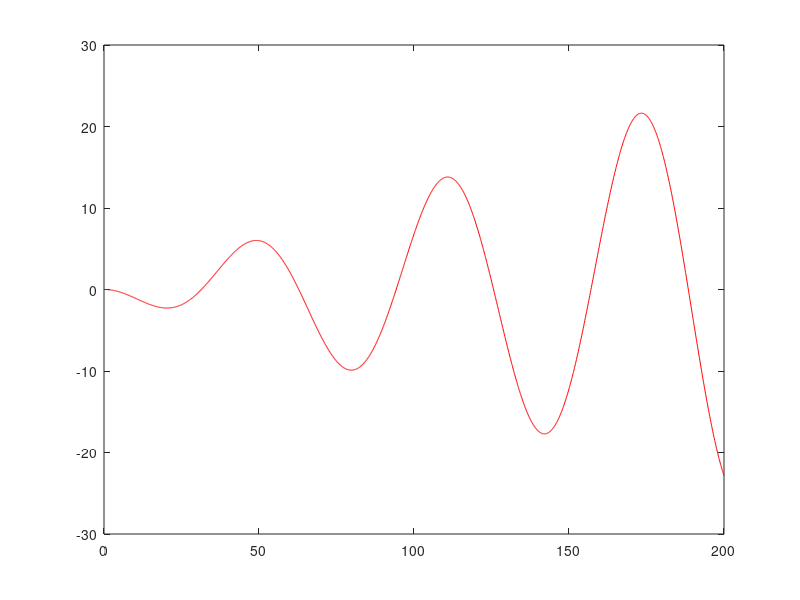

This figure's MATLAB source: (Note: this script raises an error after producing the figure.)
clc
clear all

Kp = 1.0 ; 
dt = 0.1  ;% [s]
Length = 2.9 ;% [m] wheel base of vehicle
Nx=3;%状态量的个数
Nu =2;%控制量的个数
Np =60;%预测步长
Nc=30;%控制步长
Row=10;%松弛因子
Q=100*eye(Nx*Np,Nx*Np);    
R=1*eye(Nc*Nu);
    
max_steer =60 * pi/180; % in rad
target_v =30.0 / 3.6;

cx = 0:0.1:200; % sampling interception from 0 to 100, with step 0.1
for i = 1:500% here we create a original reference line, which the vehicle should always follow when there is no obstacles;
    cy(i) = -sin(cx(i)/10)*cx(i)/8;
end
for i = 501: length(cx)
    cy(i) = -sin(cx(i)/10)*cx(i)/8; %cy(500);
end

%%%%%%%%%%%%%%%%%%%%%%%%%%%%%%%%%%%%%%%%%%%%%%%%%%%%%%%%%%%%%
% here we provide another reference line for testing, now you dont need to
% use it
% %%%%%%%%%%%%%%%%%%%%%%%%%%%%%%%%%%%%%%%%%%%%%%%%%%%%%%%%%%%%%%%

p = [cx', cy'];
 %计算一阶导数
 for i = 1:length(cx)-1
 pd(i) = (p(i+1,2)-p(i,2))/(p(i+1,1)-p(i,1));
 end
 pd(end+1) = pd(end);
  %计算二阶导数
 for i =2: length(cx)-1
     pdd(i) = (p(i+1,2)-2*p(i,2) + p(i-1,2))/(0.5*(-p(i-1,1)+p(i+1,1)))^2;
 end
      pdd(1) = pdd(2);
     pdd(length(cx)) = pdd(length(cx)-1);
    %计算曲率 
  for i  = 1:length(cx)-1
     k(i) = (pdd(i))/(1+pd(i)^2)^(1.5);
  end
  
  cx= cx';
  cy =cy';
  cyaw = atan(pd');
  ck = k';
%%%%%%%%%%%%%%%%%%%%   above things are preprocessing   %%%%%%%%%%%%%%%%%%%%%%%%%%%%%%%%

i = 1;
T = 80;
lastIndex = length(cx);
x = 0.1; y = -0.1; yaw = 0.1; v = 0.1;
U = [0;0];
vd1_p = 0;
vd2_p = 0;
vd_p = [vd1_p; vd2_p];
ind =0;
figure
     plot(cx,cy,'r-')
     hold on
     
while ind < length(cx)
   
  [delta,v,ind,e,U, vd_p ] = mpc_control(x,y,yaw,cx,cy,cyaw,ck,dt,Length,Q,R,U,target_v,vd_p) ;
   
    if abs(e)> 3% we do not allow the vehicle deviation larger than 4
        fprintf('diviation too big!\n')
        break;
    end
    delta
     [x,y,yaw,v] = update(x,y,yaw,v, delta, dt,Length, max_steer); %update the vehicle state for next iteration
     posx(i) = x;
     posy(i)  =y;
     i = i+1;

     plot(posx(i-1),posy(i-1),'bo')
     pause(0.01);
     
      hold on
end

%% supplimented functions are as follows:
% function"Update" updates vehicle states
function [x, y, yaw, v] = update(x, y, yaw, v, delta,dt,Length,max_steer)% update x, y, yaw, and velocity
 delta = max(min(max_steer, delta), -max_steer);
    x = x + v * cos(yaw) * dt + randn(1)* 0;
    y = y + v * sin(yaw) * dt +  randn(1)* 0;
    yaw = yaw + v / Length * tan(delta) * dt ;
   v = v ;
end

function [a] = PIDcontrol(target_v, current_v, Kp) %we originally control v separately
a = Kp * (target_v - current_v);
end

function [angle] = pipi(angle) % the unit of angle is in rad, but in this case, you dont need to use it ;

if (angle > pi)
    angle =  angle - 2*pi;
elseif (angle < -pi)
    angle = angle + 2*pi;
else
    angle = angle;
end
end


function    [delta,v,ind,e,U, vd_p ] = ...
    mpc_control(x,y,yaw,cx,cy,cyaw,ck,dt,Length,Q,R,U,target_v,vd_p) 

u = [x,y,yaw];
[ind, e] = calc_target_index(x,y,cx,cy,cyaw); % find current vehicle location, it is represented by reference index
vd1=target_v ;
k =ck(ind);
vd2=atan(Length * k);

r = [cx(ind), cy(ind), cyaw(ind)];
    Nx=3;%状态量的个数
    Nu =2;%控制量的个数
    Np =60;%预测步长
    Nc=30;%控制步长
    Row=10;%松弛因子
    t_d =u(3);%角度为弧度
    
    kesi=zeros(Nx+Nu,1);
    kesi(1)=u(1)-r(1);%u(1)==X(1)
    kesi(2)=u(2)-r(2);%u(2)==X(2)
    kesi(3)=t_d-r(3); %u(3)==X(3)
    kesi(4)=U(1);
    kesi(5)=U(2);
%     fprintf('Update start, u(1)=%4.2f\n',U(1))
%     fprintf('Update start, u(2)=%4.2f\n',U(2))
    T=dt;
    % Mobile Robot Parameters
    L = Length;
    % Mobile Robot variable
    
%矩阵初始化   
    delta_u=zeros(Nx,Nu);
    
    a=[1    0   -vd1*sin(t_d)*T;
       0    1   vd1*cos(t_d)*T;
       0    0   1;];
    b=[cos(t_d)*T   0;
       sin(t_d)*T   0;
       tan(vd2)*T/L      vd1*T/(L * (cos(vd2)^2))];
    A_cell=cell(2,2);
    B_cell=cell(2,1);
    A_cell{1,1}=a;
    A_cell{1,2}=b;
    A_cell{2,1}=zeros(Nu,Nx);
    A_cell{2,2}=eye(Nu);
    B_cell{1,1}=b;
    B_cell{2,1}=eye(Nu);
    A=cell2mat(A_cell);
    B=cell2mat(B_cell);
    C=[1 0 0 0 0;0 1 0 0 0;0 0 1 0 0;];
    PHI_cell=cell(Np,1);
    THETA_cell=cell(Np,Nc);
    for j=1:1:Np
        PHI_cell{j,1}=C*A^j;
        for k=1:1:Nc
            if k<=j
                THETA_cell{j,k}=C*A^(j-k)*B;
            else 
                THETA_cell{j,k}=zeros(Nx,Nu);
            end
        end
    end
    PHI=cell2mat(PHI_cell);%size(PHI)=[Nx*Np Nx+Nu]
    THETA=cell2mat(THETA_cell);%size(THETA)=[Nx*Np Nu*(Nc+1)]
    H_cell=cell(2,2);
    H_cell{1,1}=THETA'*Q*THETA+R;
    H_cell{1,2}=zeros(Nu*Nc,1);
    H_cell{2,1}=zeros(1,Nu*Nc);
    H_cell{2,2}=Row;
    H=cell2mat(H_cell);
    H = 1/2*(H+ H');
     error=PHI*kesi;
    f_cell=cell(1,2);
    f_cell{1,1}=2*error'*Q*THETA;
    f_cell{1,2}=0;
%     f=(cell2mat(f_cell))';
    f=cell2mat(f_cell);
    
 %% 以下为约束生成区域
 %不等式约束
    A_t=zeros(Nc,Nc);%见falcone论文 P181
    for p=1:1:Nc
        for q=1:1:Nc
            if q<=p 
                A_t(p,q)=1;
            else 
                A_t(p,q)=0;
            end
        end 
    end 
    A_I=kron(A_t,eye(Nu));%对应于falcone论文约束处理的矩阵A,求克罗内克积
    Ut=kron(ones(Nc,1),U);%此处感觉论文里的克罗内科积有问题,暂时交换顺序
    umin=[-0.2;-0.54;];%维数与控制变量的个数相同
    umax=[0.2;0.332];
%     delta_umin=[0.05;-0.0082;];
%     delta_umax=[0.05;0.0082];
        delta_umin = [ -0.2 ; -0.64];
    delta_umax = [  0.2 ;  0.64];
    Umin=kron(ones(Nc,1),umin);
    Umax=kron(ones(Nc,1),umax);
    A_cons_cell={A_I zeros(Nu*Nc,1);-A_I zeros(Nu*Nc,1)};
    b_cons_cell={Umax-Ut;-Umin+Ut};
    A_cons=cell2mat(A_cons_cell);%（求解方程）状态量不等式约束增益矩阵，转换为绝对值的取值范围
    b_cons=cell2mat(b_cons_cell);%（求解方程）状态量不等式约束的取值
   % 状态量约束
    M=10; 
    delta_Umin=kron(ones(Nc,1),delta_umin);
    delta_Umax=kron(ones(Nc,1),delta_umax);
    lb=[delta_Umin;0];%（求解方程）状态量下界，包含控制时域内控制增量和松弛因子
    ub=[delta_Umax;M];%（求解方程）状态量上界，包含控制时域内控制增量和松弛因子

    %% 开始求解过程
%     options = optimset('Algorithm','interior-point-convex');
    options = optimoptions('quadprog','Display','iter','MaxIterations',100,'TolFun',1e-16);
    %options = optimset('Algorithm','interior-point-convex'); 
    [X,fval,exitflag]=quadprog(H,f,A_cons,b_cons,[],[],lb,ub,[],options);
    %% 计算输出
%     for i = 1:length(X)
%     if X == [] 
%         delta_u(1)=randn(1)*0.01;
%         delta_u(2)=randn(1)*0.01;
%     elseif  X(i) == 0
%         delta_u(1)=randn(1)*0.01;
%         delta_u(2)=randn(1)*0.01;
%     else
%         delta_u(1)=X(1);
%         delta_u(2)=X(2);
%     end
%     end
        delta_u(1)=X(1);
        delta_u(2)=X(2);
        
    U(1)=kesi(4)+delta_u(1) ;%用于存储上一个时刻的控制量
    U(2)=kesi(5)+delta_u(2); %kesi here is previous step U
    u_real(1)=U(1)+vd1; %  vd1 and vd2 here is U_ref
    u_real(2)=U(2)+vd2;
   delta=  u_real(2);
    v = u_real(1);
%     U(1)=kesi(4)+delta_u(1) + vd1 - vd_p(1);%用于存储上一个时刻的控制量
%     U(2)=kesi(5)+delta_u(2) + vd2 - vd_p(2); %kesi here is previous step U

    kesi(4) = U(1);
    kesi(5) = U(2);
    vd_p  = [vd1;vd2 ]; 
%     delta =  U(2)
%     v = 3

end

function [ind, error] = calc_target_index(x,y, cx,cy,cyaw)% find my location, and lateral error
N =  length(cx);
Distance = zeros(N,1);
for i = 1:N
Distance(i) =  sqrt((cx(i)-x)^2 + (cy(i)-y)^2);
end
[value, location]= min(Distance);
ind = location

dx1 =  cx(ind) - x;
dy1 =  cy(ind) - y ;
angle = pipi(cyaw(ind)-atan(dy1/dx1));
heading = cyaw(ind)*180/pi
    if y<cy(ind) 
        error = -value;
    else
        error = value;
    end
% error = value;
end

